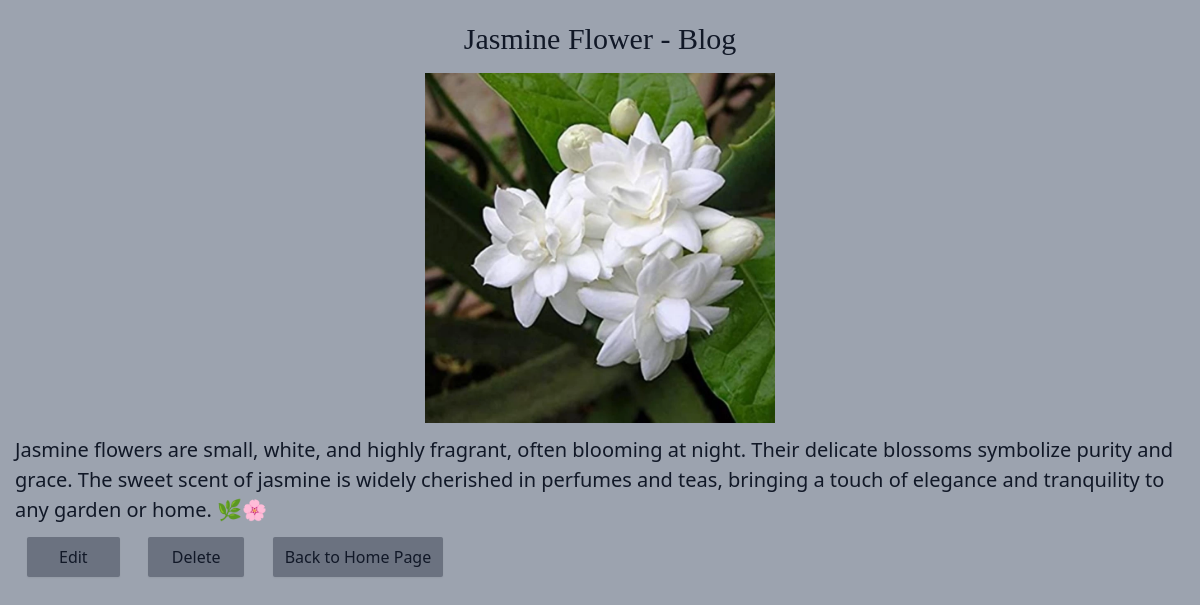
/4, run on the app's committed database.
### gallery/models.py (models this page shows, shortened)
class Product(models.Model):
    name = models.CharField(max_length=225)
    description = models.TextField()
    image = models.ImageField(upload_to='products/')
    created_at = models.DateTimeField(auto_now_add=True)
    updated_at = models.DateTimeField(auto_now=True)

### gallery/views.py (the view)
# urls.py: path('<int:pk>',views.product_detail,name='product_detail'),
def product_detail(request,pk):
    product = Product.objects.get(pk=pk)
    return render(request, 'gallery/product_detail.html', {'product': product})

### gallery/templates/gallery/product_detail.html (shortened to what this page needs)
{% extends 'gallery/layout.html' %}
{% block body %}
<div class="max-w-[1320px]">
    <div class="max-w-[1170px] mx-auto mt-4">
        <div>
            <h1 class="font-serif text-[30px] text-center pb-3">{{product.name}} - Blog</h1>
            <div class="flex justify-center items-center pb-3">
                <img src="{{product.image.url}}" alt="" class="max-h-[350px]">
            </div>
            <p class="text-[20px]">{{product.description}}</p>
            <a href="{% url 'edit_product' product.pk %}"><button class="py-2 px-8 rounded-sm m-3 shadow-sm bg-gray-500 hover:bg-zinc-500">Edit</button></a>
            <a href="{% url 'delete_product' product.pk %}"><button class="py-2 px-6 rounded-sm m-3 shadow-sm hover:bg-zinc-500 bg-gray-500">Delete</button></a>
            <a href="{% url 'product_list' %}"><button class="py-2 px-3 rounded-sm m-3 shadow-sm hover:bg-zinc-500 bg-gray-500">Back to Home Page</button></a>
        </div>
    </div>
</div>
{% endblock %}

### data on the page
Product: name "Jasmine Flower", image (picture), description "Jasmine flowers are small, white, and highly fragrant, often blooming at night. Their delicate blossoms symbolize purity and grace. The sweet scent of jasmine is widely cherished in perfumes and teas, bringing a touch of elegance and tranquility to any garden or home. 🌿🌸"
